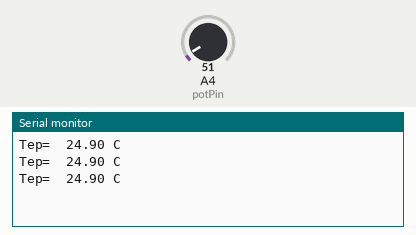
A sketch run on a simulated Arduino Uno, built with avr-gcc and run on an emulated ATmega328P. On the bench: the last lines printed to the serial monitor. The inputs (shaded band) are chosen by the test bench; at power-on: A4 (potPin) = 51.

Above: at 1.3 s.
1.4 s: A4 (potPin) set to 61
At 1.9 s:
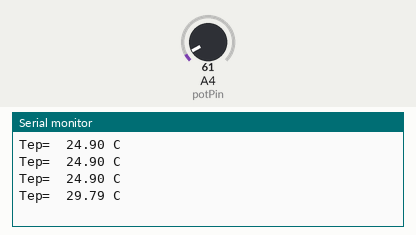
2.9 s: A4 (potPin) set to 71
At 3.4 s:
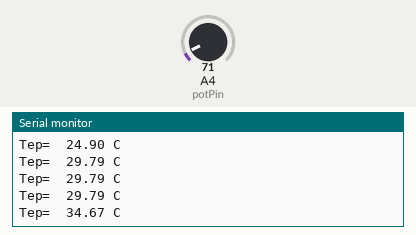
Timing chart, 0 to 5.9 s (numbered marks = the images above; inputs shaded):
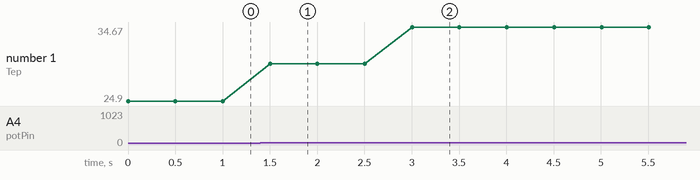

The sketch:

temperature_sensor.ino
```cpp
/***
 * 改代码是温度传感器的代码片段
 * author:yiran
 * date :2018-01-17
 */


int potPin = 4;                     //设置模拟口4为LM35的信号输入端口
float temperature = 0;              //设置temperature为浮点变量
long val=0;                         //设置val为长整数变量

void setup()
{
Serial.begin(9600);//设置波特率
}

void loop ()
{
     val=analogRead(potPin);//温度传感器LM35接到模拟PIN4上；val变量为从LM35信号口读取到的数值
     //把读取到的val转换为温度数值,系数一：0.00488125=5/1024,0~5V对应模拟口读数1~1024,系数二：100=1000/10,1000是毫伏与伏的转换；10是每10毫伏对应一度温升。
     //这里有一个疑问：零下怎么计算，待解决问题
     temperature = (val*0.0048828125*100);
     Serial.print("Tep=  ");
     Serial.print(temperature);
     Serial.println(" C");
     delay(500);//延时500毫秒，这里也就是刷新速度。

}
```

Measured:
- after the input at 1.4 s, the serial monitor: prints a new line after 0.10 s (image 1)
- after the input at 2.9 s, the serial monitor: prints a new line after 0.10 s (image 2)
- plotted number 1: 24.9 → 29.79 after the input at 1.4 s, 29.79 → 34.67 after the input at 2.9 s
